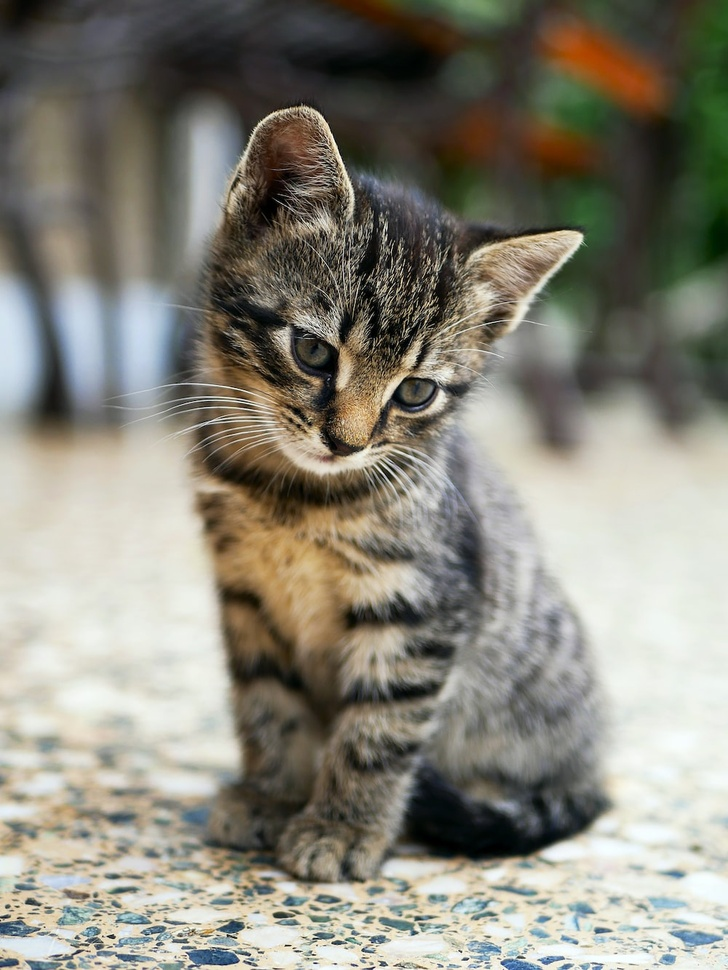
%> input picture Cogni/cat.jfif, 728 x 970 px, shrunk from 1000 x 1333 before the run
$ octave hist.m   (GNU Octave 9; MATLAB toolbox functions it lacks are replaced by stand-ins)
%> lines starting %> are read from the running program, lines starting %| are printed output that depends on the picture
img = imread("cat.jfif");
%> img is the input picture: size 970x728x3 uint8; mean R, G, B 136.3, 133.9, 122.2
b = rgb2gray(img);
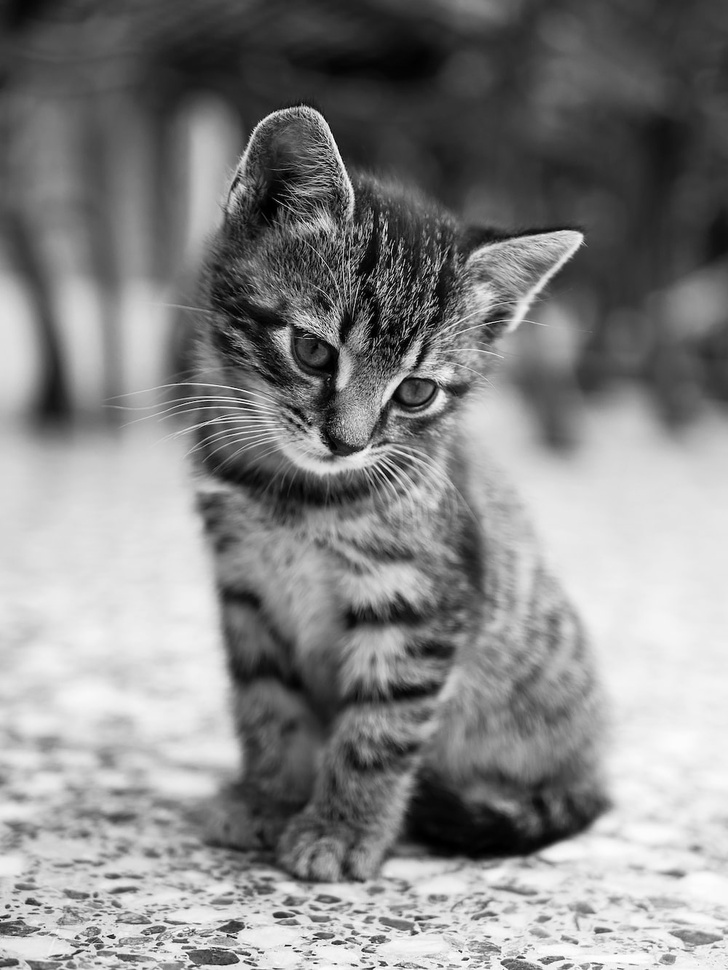
%> b: size 970x728 uint8; min 0, max 255, mean 133.3
subplot(221);
imshow(b);
title("Original gray scale image");
subplot(223);
imhist(b);
title("Histogram of original image");
j = histeq(b);
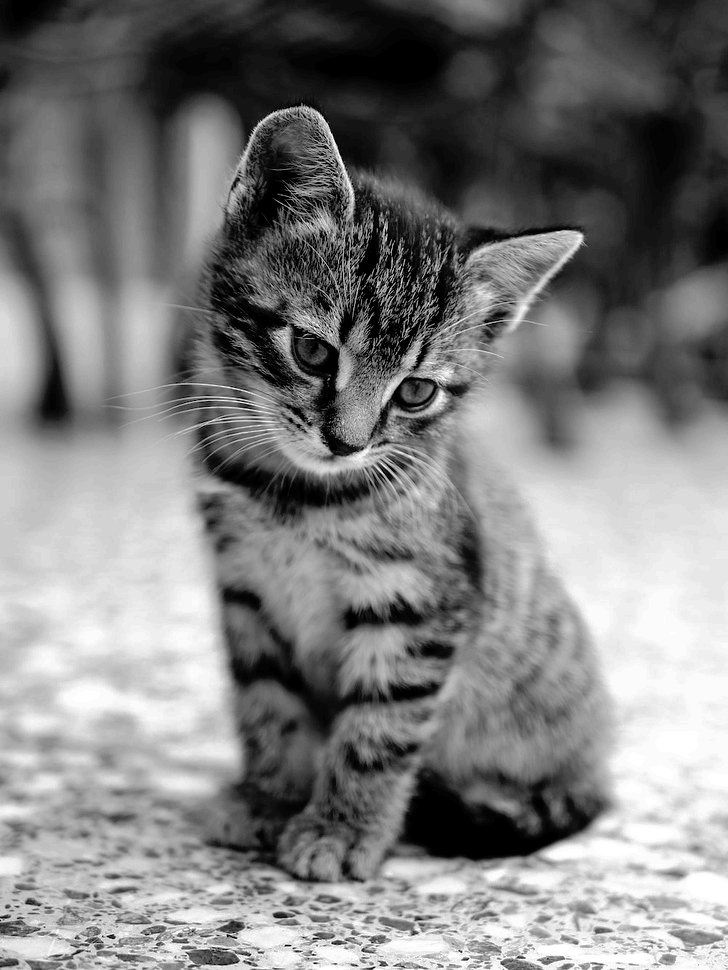
%> j: size 970x728 uint8; min 0, max 255, mean 126.1
subplot(222);
imshow(j);
title("Image after histogram equalization");
subplot(224);
imhist(j);
title("Histogram of Image after histogram equalization");
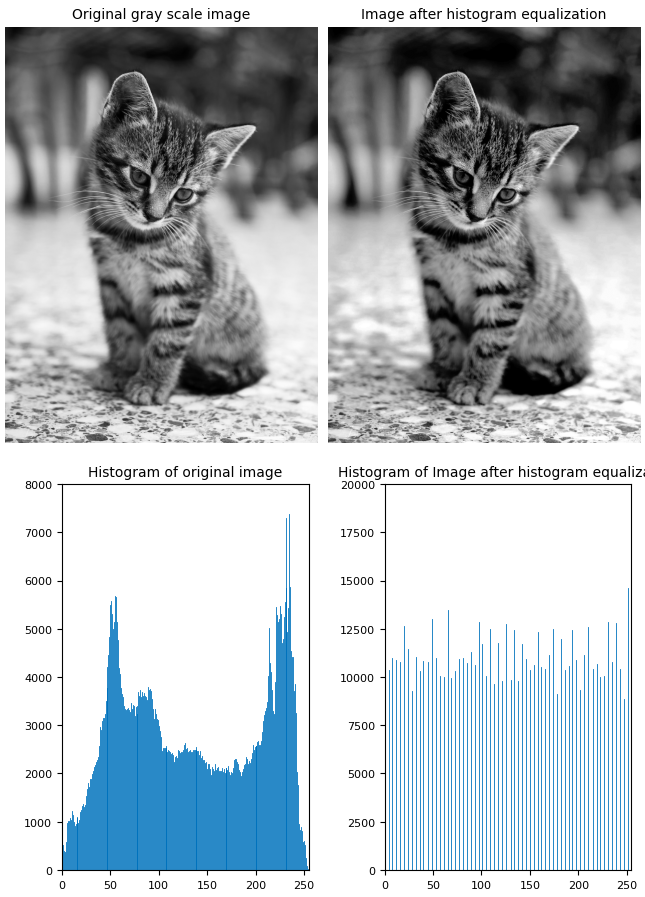
%> figure redrawn from the program's plot data, 4 panels
